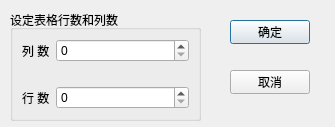
<?xml version="1.0" encoding="UTF-8"?>
<ui version="4.0">
 <class>QWDialogSize</class>
 <widget class="QDialog" name="QWDialogSize">
  <property name="geometry">
   <rect>
    <x>0</x>
    <y>0</y>
    <width>335</width>
    <height>127</height>
   </rect>
  </property>
  <property name="windowTitle">
   <string>Dialog</string>
  </property>
  <widget class="QGroupBox" name="groupBox">
   <property name="geometry">
    <rect>
     <x>10</x>
     <y>10</y>
     <width>191</width>
     <height>111</height>
    </rect>
   </property>
   <property name="title">
    <string>设定表格行数和列数</string>
   </property>
   <layout class="QFormLayout" name="formLayout">
    <item row="0" column="0">
     <widget class="QLabel" name="label">
      <property name="text">
       <string>列 数</string>
      </property>
     </widget>
    </item>
    <item row="0" column="1">
     <widget class="QSpinBox" name="spinBoxColumn"/>
    </item>
    <item row="2" column="0">
     <widget class="QLabel" name="label_2">
      <property name="text">
       <string>行 数</string>
      </property>
     </widget>
    </item>
    <item row="2" column="1">
     <widget class="QSpinBox" name="spinBoxRow"/>
    </item>
    <item row="1" column="0">
     <spacer name="verticalSpacer">
      <property name="orientation">
       <enum>Qt::Vertical</enum>
      </property>
      <property name="sizeHint" stdset="0">
       <size>
        <width>20</width>
        <height>40</height>
       </size>
      </property>
     </spacer>
    </item>
   </layout>
  </widget>
  <widget class="QPushButton" name="btnOK">
   <property name="geometry">
    <rect>
     <x>230</x>
     <y>20</y>
     <width>80</width>
     <height>24</height>
    </rect>
   </property>
   <property name="text">
    <string>确定</string>
   </property>
   <property name="icon">
    <iconset resource="res.qrc">
     <normaloff>:/images/images/704.bmp</normaloff>:/images/images/704.bmp</iconset>
   </property>
  </widget>
  <widget class="QPushButton" name="btnCancel">
   <property name="geometry">
    <rect>
     <x>230</x>
     <y>70</y>
     <width>80</width>
     <height>24</height>
    </rect>
   </property>
   <property name="text">
    <string>取消</string>
   </property>
   <property name="icon">
    <iconset resource="res.qrc">
     <normaloff>:/images/images/706.bmp</normaloff>:/images/images/706.bmp</iconset>
   </property>
  </widget>
 </widget>
 <resources>
  <include location="res.qrc"/>
 </resources>
 <connections>
  <connection>
   <sender>btnOK</sender>
   <signal>clicked()</signal>
   <receiver>QWDialogSize</receiver>
   <slot>accept()</slot>
   <hints>
    <hint type="sourcelabel">
     <x>269</x>
     <y>31</y>
    </hint>
    <hint type="destinationlabel">
     <x>167</x>
     <y>63</y>
    </hint>
   </hints>
  </connection>
  <connection>
   <sender>btnCancel</sender>
   <signal>clicked()</signal>
   <receiver>QWDialogSize</receiver>
   <slot>reject()</slot>
   <hints>
    <hint type="sourcelabel">
     <x>269</x>
     <y>81</y>
    </hint>
    <hint type="destinationlabel">
     <x>167</x>
     <y>63</y>
    </hint>
   </hints>
  </connection>
 </connections>
</ui>
